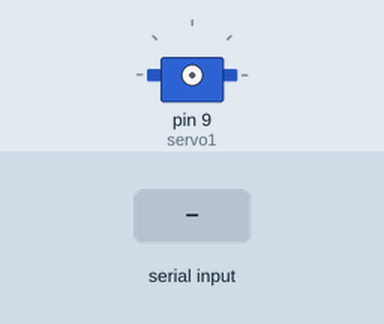
Bench run of a sketch on a simulated Arduino Uno, built with avr-gcc and run on an emulated ATmega328P. On the bench: servo. The test bench sets the inputs (shaded band). What the sketch prints to the serial monitor is not drawn.

Above: at 1.2 s.
1.3 s: "0" received over Serial
At 2.7 s:
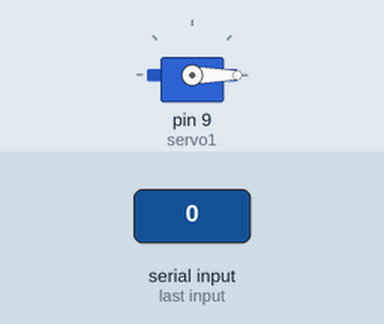
3.8 s: byte 1 (1) received over Serial
At 5.8 s:
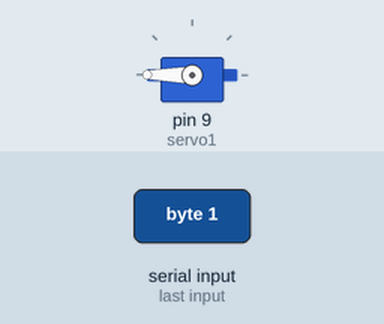
6.3 s: byte 0 (0) received over Serial
At 7.7 s:
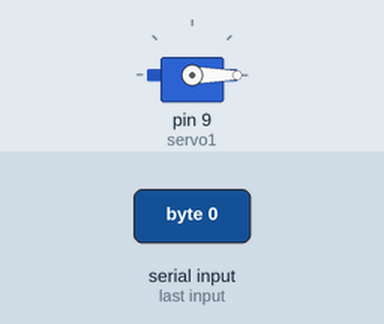
8.8 s: "1" received over Serial
At 10.8 s:
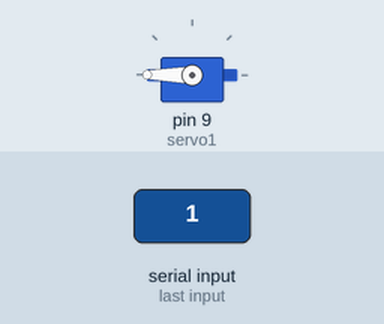
Timing chart, 0 to 12.3 s (numbered marks = the images above; inputs shaded):
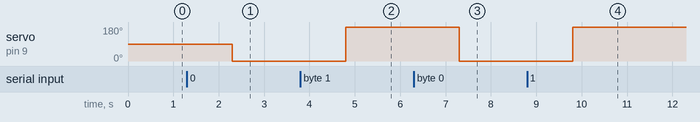

The sketch:

duino_based_02.ino
```cpp
#include <Servo.h>


bool debug = false;

Servo servo1;
int pos1 = 0;
int current1;
Servo servo2;
Servo servo3;
Servo servo4;

void setup() {
    Serial.begin(115200);
}

void loop() {
    if(Serial.available() > 0) {
      char x = Serial.read();
      Serial.println(x);
      servo1.attach(9);
      delay(1000);
      switch(x) {
        case 0:  setToZero(9);              break;
        case 1:  setTo180(9);               break;
        case '0':  setToZero(9);              break;
        case '1':  setTo180(9);               break;
        default:                           break;
      }
    }else{
       servo1.detach();
    }
}
void process(char x) {
  //Serial.println(x);

}

void setToZero(int p) {
 Serial.println(8);
  servo1.write(0);
  delay(15);
}

void setTo180(int p) {
  Serial.println(9);
  servo1.write(180);
  delay(15);
}
```

Measured:
- after the input at 1.3 s, servo on pin 9 (servo1): 90° → 0° after 1.0 s
- after the input at 3.8 s, servo on pin 9 (servo1): 0° → 180° after 1.0 s
- after the input at 6.3 s, servo on pin 9 (servo1): 180° → 0° after 1.0 s
- after the input at 8.8 s, servo on pin 9 (servo1): 0° → 180° after 1.0 s
